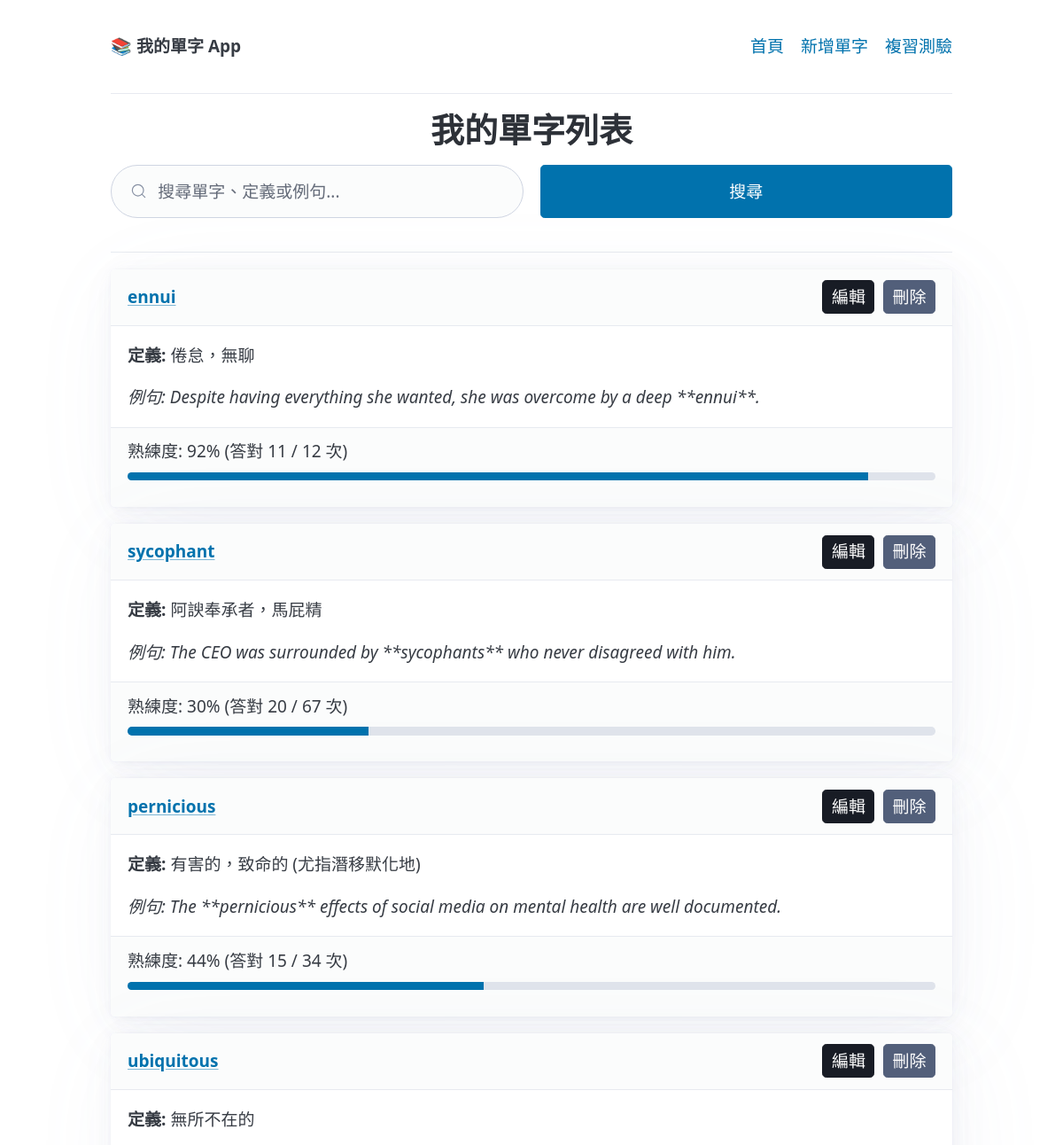
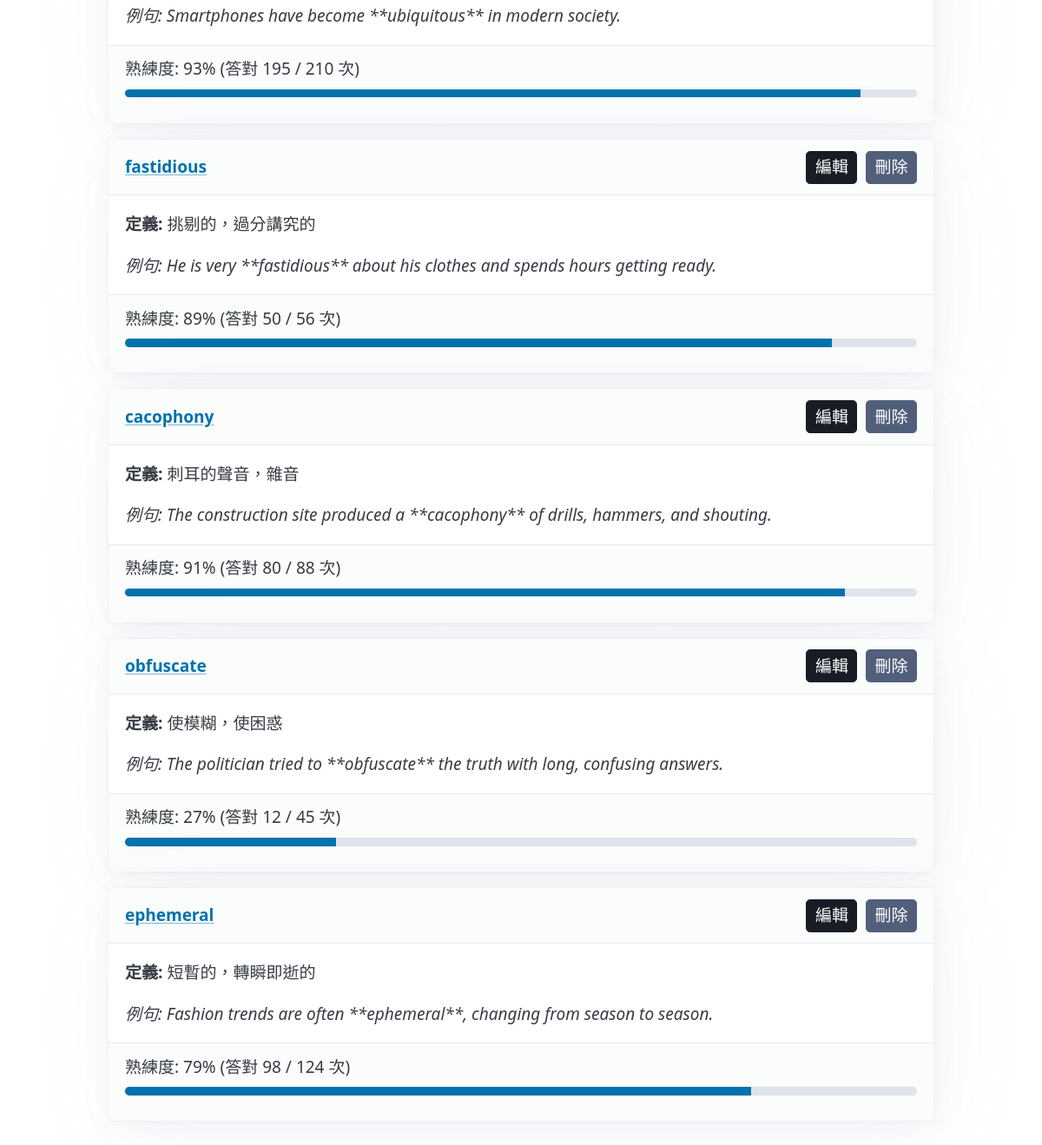
The page / (signed in) on the database its author committed (2 pictures, top to bottom).
### tables this page shows
CREATE TABLE words (
        id INTEGER PRIMARY KEY AUTOINCREMENT,
        word TEXT NOT NULL UNIQUE,
        level INTEGER,
        part_of_speech TEXT,
        definition TEXT,
        collocation TEXT,
        mnemonic TEXT,
        example1 TEXT,
        example2 TEXT
    );

### app.py (the view)
@app.route('/')
@login_required
def index():
    query = request.args.get('query')
    conn = get_db_connection()
    base_query = """
        SELECT w.*, w.example1 AS example_sentence,
               COALESCE(ud.review_count, 0) as review_count,
               COALESCE(ud.correct_count, 0) as correct_count
        FROM words w
        JOIN word_user_data ud ON w.id = ud.word_id
        WHERE ud.user_id = ?
    """
    params = [current_user.id]
    if query:
        search_term = f"%{query}%"
        base_query += " AND (w.word LIKE ? OR w.definition LIKE ?)"
        params.extend([search_term, search_term])
    base_query += " ORDER BY ud.last_reviewed DESC, w.id DESC"
    words = conn.execute(base_query, tuple(params)).fetchall()
    conn.close()
    return render_template('index.html', words=words, query=query)

### app.py (called while the page is built)
def get_db_connection():
    conn = sqlite3.connect('vocabulary.db')
    conn.row_factory = sqlite3.Row
    return conn

@login_manager.user_loader
def load_user(user_id):
    conn = get_db_connection()
    user_row = conn.execute('SELECT * FROM users WHERE id = ?', (user_id,)).fetchone()
    conn.close()
    if user_row:
        return User(id=user_row['id'], username=user_row['username'], password=user_row['password'], google_id=user_row['google_id'])
    return None

### templates/index.html (shortened to what this page needs)
{% extends 'base.html' %}
{% block content %}
    <h1 align="center">我的單字列表</h1>
    <form method="get" action="{{ url_for('index') }}">
        <div class="grid">
            <input type="search" id="query" name="query" placeholder="搜尋單字、定義或例句..." value="{{ query or '' }}">
            <button type="submit">搜尋</button>
        </div>
    </form>
    <hr>
    <div class="word-grid">
        {% for word in words %}
            <article>
                <header>
                    <div style="display: flex; justify-content: space-between; align-items: center;">
                        <a href="{{ url_for('word_detail', word_id=word.id) }}" style="font-weight: bold; word-break: break-all;">{{ word.word }}</a>
                        <div style="display: flex; gap: 0.5rem; flex-shrink: 0;">
                            <a href="{{ url_for('edit_word', word_id=word.id) }}" role="button" class="contrast" style="margin: 0; padding: 0.2rem 0.5rem;">編輯</a>
                            <form action="{{ url_for('delete_word', word_id=word.id) }}" method="post" onsubmit="return confirm('確定要刪除這個單字嗎？');" style="margin: 0;">
                                <button type="submit" class="secondary" style="margin: 0; padding: 0.2rem 0.5rem;">刪除</button>
                            </form>
                        </div>
                    </div>
                </header>
                <p><strong>定義:</strong> {{ word['definition'] }}</p>
                {% if word['example1'] %}
                    <p><em>例句: {{ word['example1'] }}</em></p>
                {% endif %}
                <footer>
                    {% if word['review_count'] > 0 %}
                        {% set mastery_percent = (word['correct_count'] / word['review_count'] * 100) | round | int %}
                        <label for="progress-{{ word.id }}">
                            熟練度: {{ mastery_percent }}% (答對 {{ word['correct_count'] }} / {{ word['review_count'] }} 次)
                        </label>
                        <progress id="progress-{{ word.id }}" value="{{ word['correct_count'] }}" max="{{ word['review_count'] }}"></progress>
                    {% else %}
                        <small><em>尚未複習過</em></small>
                    {% endif %}
                </footer>
            </article>
        {% endfor %}
    </div>
{% endblock %}

### templates/base.html (shortened to what this page needs)
<!DOCTYPE html>
<html lang="zh-TW">
<head>
    <link rel="stylesheet" href="https://cdn.jsdelivr.net/npm/@picocss/pico@2/css/pico.min.css">
</head>
<body>
    <main class="container">
        <nav>
            <ul>
                <li><strong>📚 我的單字 App</strong></li>
            </ul>
            <ul>
                <li><a href="/">首頁</a></li>
                <li><a href="/add">新增單字</a></li>
                <li><a href="/review_choice">複習測驗</a></li>
            </ul>
        </nav>
        <hr>
        {% block content %}{% endblock %}
    </main>
</body>
</html>

### rows shown on the page
words: word "ennui", definition "倦怠，無聊", example1 "Despite having everything she wanted, she was overcome by a deep **ennui**.", mastery_percent "92", correct_count "11", review_count "12"
words: word "sycophant", definition "阿諛奉承者，馬屁精", example1 "The CEO was surrounded by **sycophants** who never disagreed with him.", mastery_percent "30", correct_count "20", review_count "67"
words: word "pernicious", definition "有害的，致命的 (尤指潛移默化地)", example1 "The **pernicious** effects of social media on mental health are well documented.", mastery_percent "44", correct_count "15", review_count "34"
words: word "ubiquitous", definition "無所不在的", example1 "Smartphones have become **ubiquitous** in modern society.", mastery_percent "93", correct_count "195", review_count "210"
words: word "fastidious", definition "挑剔的，過分講究的", example1 "He is very **fastidious** about his clothes and spends hours getting ready.", mastery_percent "89", correct_count "50", review_count "56"
words: word "cacophony", definition "刺耳的聲音，雜音", example1 "The construction site produced a **cacophony** of drills, hammers, and shouting.", mastery_percent "91", correct_count "80", review_count "88"
words: word "obfuscate", definition "使模糊，使困惑", example1 "The politician tried to **obfuscate** the truth with long, confusing answers.", mastery_percent "27", correct_count "12", review_count "45"
words: word "ephemeral", definition "短暫的，轉瞬即逝的", example1 "Fashion trends are often **ephemeral**, changing from season to season.", mastery_percent "79", correct_count "98", review_count "124"
